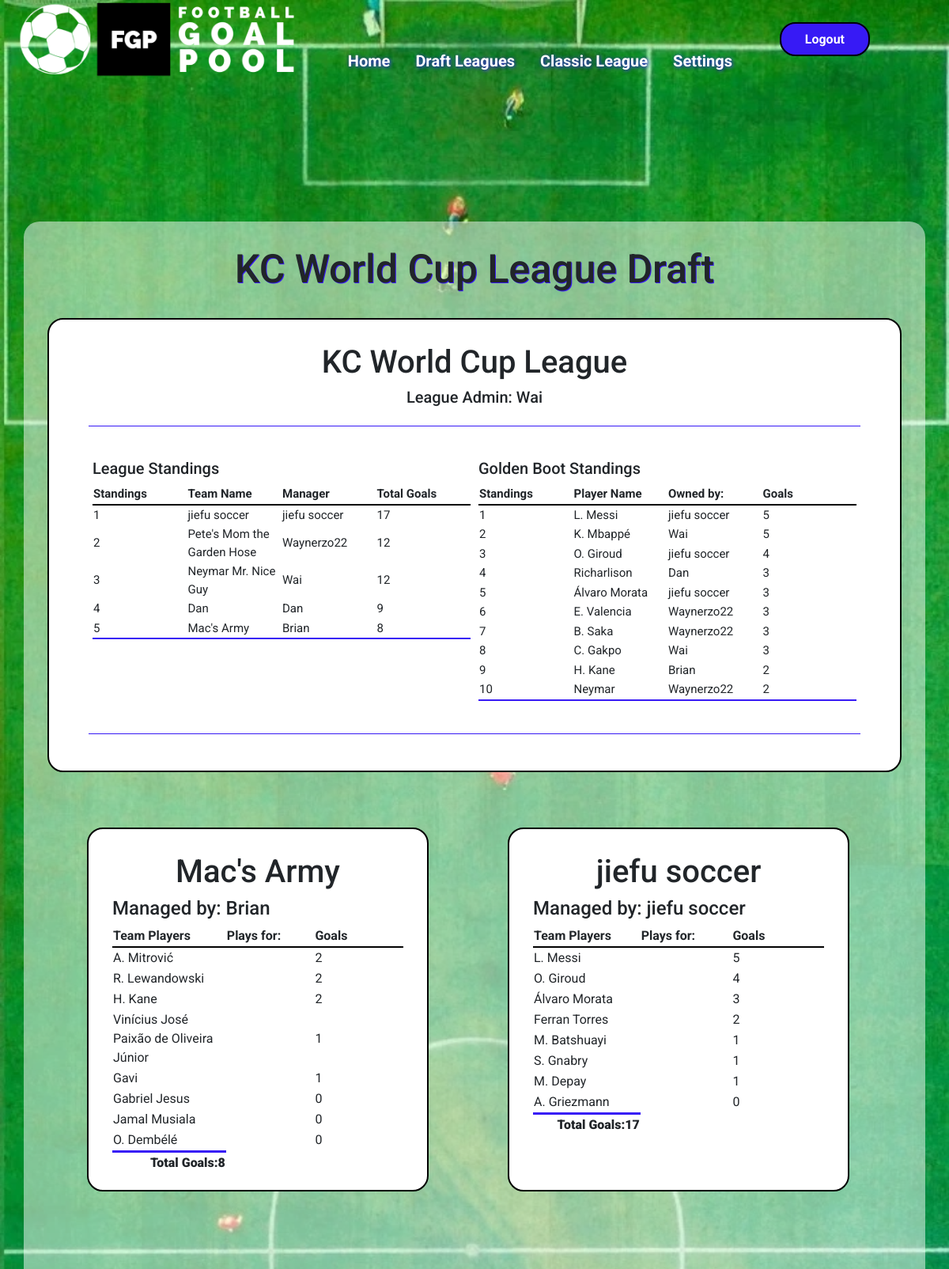
Before: /draft/ (signed in, upper part) with the older database file.
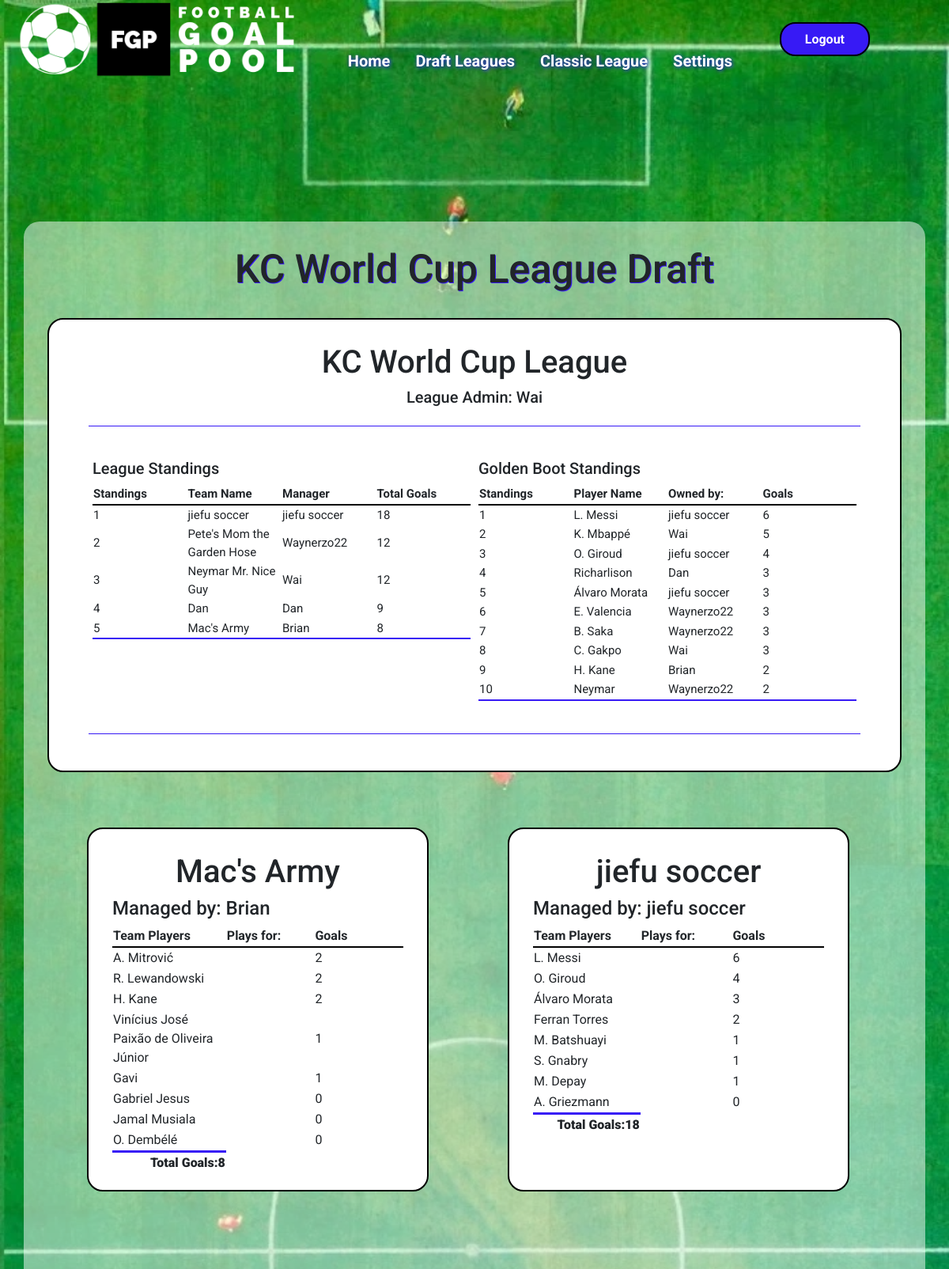
After: the same page with the newer database file.
### goalpoolapp/models.py (models this page shows, shortened)
class Team(models.Model):
    manager = models.ForeignKey(User, on_delete=models.CASCADE, related_name="managedteams")
    league = models.ForeignKey(League, on_delete=models.CASCADE, related_name="leagueteams")
    players = models.ManyToManyField(Player, related_name="teams", blank=True)
    provisionalplayers = models.ManyToManyField(Player, related_name="provisionalteams", blank=True)
    rank = models.IntegerField(default=1)
    teamname = models.CharField(max_length=64)
    totalgoals = models.IntegerField(default=0)
    draftnumber = models.IntegerField(blank=True, null=True)

class Player(models.Model):
    playercode = models.IntegerField()
    leagues = models.ManyToManyField(League, related_name="leagueplayers", blank=True)
    nickname = models.CharField(max_length=64)
    goals = models.IntegerField(default=0)
    country = models.ForeignKey(Country, on_delete=models.CASCADE, related_name="players")
    currentweekgoals = models.IntegerField(default=0)
    position = models.CharField(max_length=12)
    pic = models.CharField(max_length=100)

class User(AbstractUser):
    emailpermission = models.BooleanField(null=True)

### goalpoolapp/views.py (the view)
# urls.py: path('draft/', views.draft, name='draft'),
@login_required
def draft(request, leagueid=None):
    userteams = Team.objects.filter(manager=request.user)
    if leagueid != None:
        leagueslist = League.objects.filter(id=leagueid)
    else:
        leagueslist = League.objects.filter(leagueteams__in=userteams)
    leagueslist = leagueslist.exclude(id=19)
    leagues = Paginator(leagueslist, 1)
    page = request.GET.get('page')
    league = leagues.get_page(page)
    picker = None
    try:
        teams = league[0].leagueteams.all()
        playercheck = 0
        for team in teams:
            if team.players.count() == league[0].teamplayerslimit:
                playercheck += 1
        if playercheck == league[0].leagueteams.count():
            league[0].draftcomplete = True
            league[0].save()
        for team in league[0].leagueteams.all():
            if team.draftnumber == league[0].draftposition:
                picker = team.manager
    except:
        pass
    return render(request, 'goalpoolapp/draft.html', {
        "picker": picker,
        "leaguepage": league,
        "leagues": leagues,
    })

### goalpoolapp/templates/goalpoolapp/draft.html (shortened to what the changed rows need)
{% extends "goalpoolapp/layout.html" %}
{% load static %}
{% block body %}
<div id="main-page-content-container">
    <div id="main-page-content">
        {% for league in leaguepage %}
            <h2>{{ league.leaguename }} Draft</h2>
            <br>
            {% if league.draftstarted == True and league.draftcomplete == False %}
                <h3>Draft in Progress</h3>
                <h4>Current Picker: {{ picker }}</h4>
                {% if picker == user %}
                <div class="centeredinput">
                    <h5>Pick a player</h5>
                    <input type="hidden" value="{{ league.id }}" id="leagueid">
                    {% csrf_token %}
                    <div class="form-group draftselect">
                        <label for="teamselect" class="label teamlabel">Select a club</label>
                        <select id="teamselect" class="form-control"></select>
                    </div>
                    <div id="players">
                    </div>
                </div>
            {% endif %}
                <div id="teamscontainer">
                    {% for team in league.leagueteams.all|dictsort:"draftnumber" %}
                        <div
                        {% if team.manager == picker %}
                        class="pickercontainer"
                        {% else %}
                        class="teamcontainer"
                        {% endif %}
                        >
                        {% if team.manager == picker %}
                            <h5>Current Picker</h5>
                        {% endif %}
                        <h4>Draft number: {{ team.draftnumber }}</h4>
                        <h3>{{ team.teamname }}</h3>
                        <h4>Managed by: {{ team.manager }}</h4>
                            <table>
                                <tr>
                                    <th class="draftheader">Team Players</th>
                                    <th class="draftheader">Plays for:</th>
                                </tr>
                                {% for player in team.players.all %}
                                <tr>
                                    <td>{{ forloop.counter }}: {{ player.nickname }}</td>
                                    <td>{{ player.country.countryname }}</td>
                                </tr>
                                {% endfor %}
                            </table>
                        </div>
                    {% endfor %}
                </div>
            {% elif league.draftstarted == True and league.draftcomplete == True %}
                <div id="draft-information-container">
                    <h3>{{ league.leaguename }}</h3>
                    <h5>League Admin: {{ league.admin.username }}</h5>
                    <hr>
                    <div class="leagueinformation">
                        <div class="leaguetablecontainer">
                            <h5>League Standings</h5>
                            <table class="leaguetable">
                                <tr>
                                    <th>Standings</th>
                                    <th>Team Name</th>
                                    <th>Manager</th>
                                    <th>Total Goals</th>
                                </tr>
                                {% for team in league.leagueteams.all|dictsort:"totalgoals" reversed %}
                                <tr>
                                    <td>{{ forloop.counter }}</td>
                                    <td>{{ team.teamname }}</td>
                                    <td>{{ team.manager }}</td>
                                    <td>{{ team.totalgoals }}</td>
                                </tr>
                                {% endfor %}
                            </table>
                        </div>
                        <div class="leaguetablecontainer">
                            <div class="leaguetable">
                                <h5>Golden Boot Standings</h5>
                                <table class="playerleaguetable">
                                    <tr>
                                        <th>Standings</th>
                                        <th>Player Name</th>
                                        <th>Owned by:</th>
                                        <th>Goals</th>
                                    </tr>
                                    {% for player in league.leagueplayers.all|dictsortreversed:"goals"|slice:":10" %}
                                    <tr>
                                        <td>{{ forloop.counter }}</td>
                                        <td>{{ player.nickname }}</td>
                                        <td>
                                            {% for team in league.leagueteams.all %}
                                                {% if team in player.teams.all %}
                                                    {{ team.manager.username }}
                                                {% endif %}
                                            {% endfor %}
                                        </td>
                                        <td>{{ player.goals }}</td>
                                    </tr>
                                    {% endfor %}
                                </table>
                            </div>
                        </div>
                    </div>
                    <hr>
                </div>
                <div id="teamscontainer">
                    {% for team in league.leagueteams.all|dictsort:"draftnumber" %}
                        <div class="teamcontainer">
                        <h3>{{ team.teamname }}</h3>
                        <h4>Managed by: {{ team.manager }}</h4>
                            <table>
                                <tr>
                                    <th class="draftheader">Team Players</th>
                                    <th class="draftheader">Plays for:</th>
                                    <th class="draftheader">Goals</th>
                                </tr>
                                {% for player in team.players.all|dictsort:"goals" reversed %}
                                <tr>
                                    <td>{{ player.nickname }}</td>
                                    <td>{{ player.realteam }}</td>
                                    <td>{{ player.goals }}</td>
                                </tr>
                                {% endfor %}
                                <tr class="total">
                                    <td>Total Goals:{{ team.totalgoals }}</td>
                                </tr>
                            </table>
                        </div>
                    {% endfor %}
                </div>
            {% endif %}
        {% endfor %}
    </div>
</div>
{% endblock %}

Changed rows visible on the page:
changed Team "jiefu soccer": totalgoals "17" → "18"
changed Player "L. Messi": goals "5" → "6"
